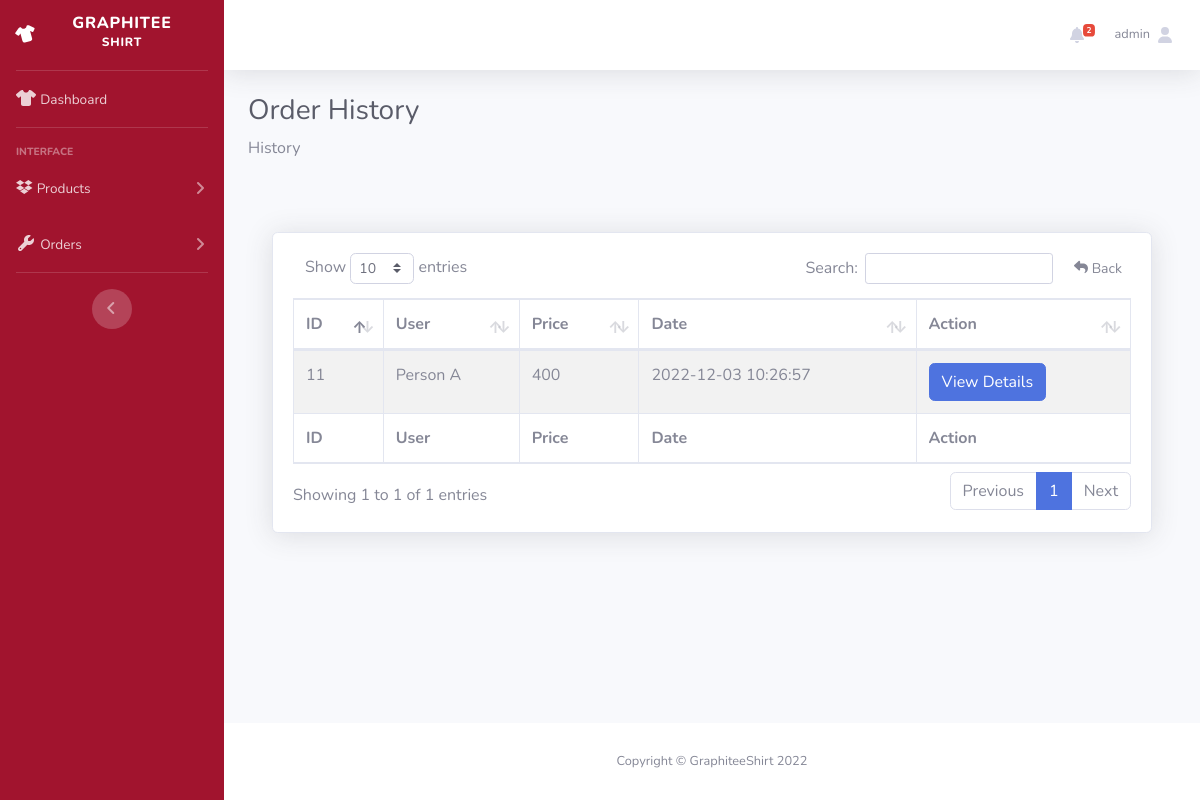
Before: /order-history.php (signed in) with the older database file.
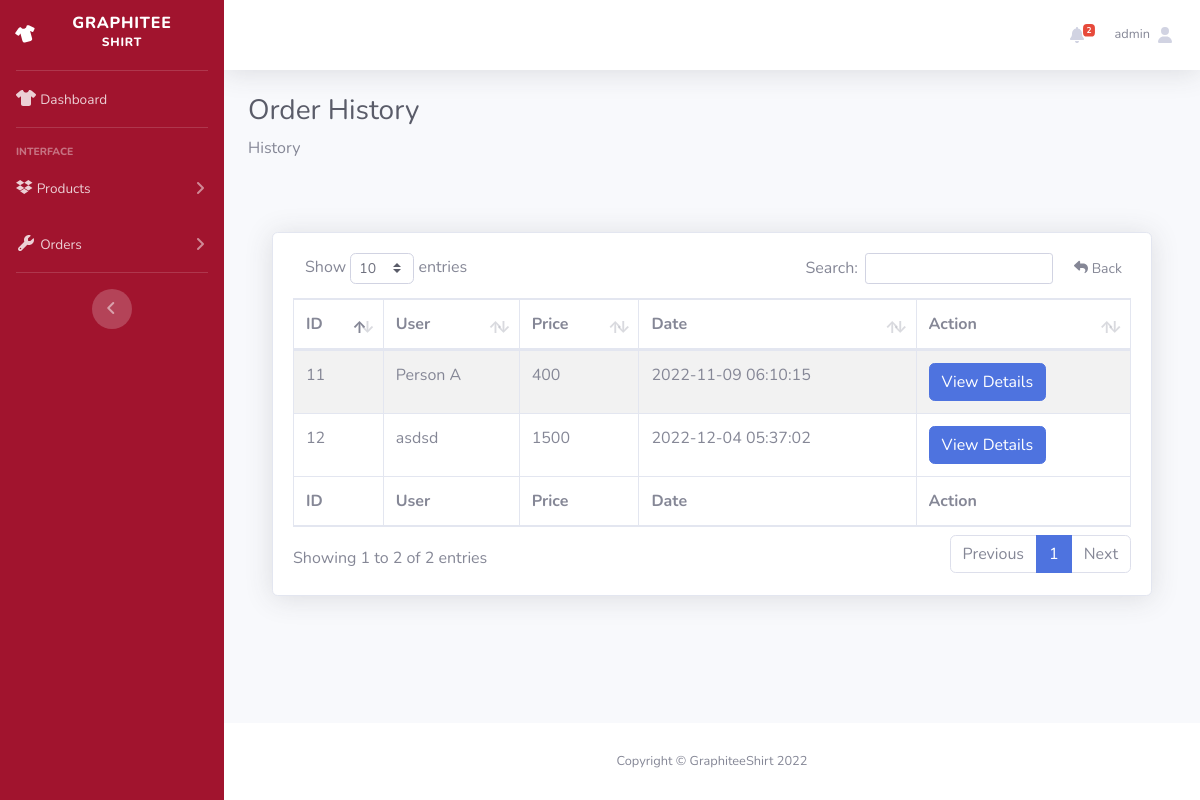
After: the same page with the newer database file.
### tables this page shows
CREATE TABLE `orders` (
  `id` int(11) NOT NULL,
  `tracking_id` varchar(255) NOT NULL,
  `user_id` int(255) NOT NULL,
  `name` varchar(255) NOT NULL,
  `email` varchar(255) NOT NULL,
  `phone` varchar(255) NOT NULL,
  `address` mediumtext NOT NULL,
  `pincode` int(255) NOT NULL,
  `total_price` int(255) NOT NULL,
  `payment_mode` varchar(255) NOT NULL,
  `payment_id` varchar(255) DEFAULT NULL,
  `status` tinyint(4) NOT NULL DEFAULT 0,
  `comments` varchar(255) DEFAULT NULL,
  `proof_of_payment` varchar(250) DEFAULT NULL,
  `created_at` timestamp NOT NULL DEFAULT current_timestamp()
);

### classes/connectiondb.php (called while the page is built, shortened)
<?php
class connection
{
    protected function connect()
    {
        try {
            $servername = "localhost";
            $username = "root";
            $password = "";
            $conn = new PDO("mysql:host=$servername;dbname=ooplogin", $username, $password);
            $conn->setAttribute(PDO::ATTR_ERRMODE, PDO::ERRMODE_EXCEPTION);
            return $conn;
        } catch (PDOException $e) {
            echo "Connection failed: " . $e->getMessage();
            die();
        }
    }
}

### classes/viewproductModel.php (called while the page is built, shortened)
<?php
class viewproducts extends connection
{
    function getAllOrderHistory()
    {
        $sql = "SELECT * FROM orders WHERE status !='0'";
        $stmt = $this->connect()->prepare($sql);
        $stmt->execute();
        return $stmt;
    }
}

### order-history.php (the view, shortened to what the changed rows need)
<?php
if (!isset($_SESSION["userid"])) {
    $style = "style='display:none;'";
    $toggle = "";
} else {
    include "classes/connectiondb.php";
    include "classes/viewproductModel.php";
}
?>
<!DOCTYPE html>
<html lang="en">
<head>
    <link href="vendors/fontawesome-free/css/all.min.css" rel="stylesheet" type="text/css">
    <link href="dashboard/css/sb-admin-2.min.css" rel="stylesheet">
    <link href="vendors/datatables/dataTables.bootstrap4.min.css" rel="stylesheet">
    <link rel="stylesheet" href="https://cdnjs.cloudflare.com/ajax/libs/font-awesome/6.1.2/css/all.min.css">
    <link rel="stylesheet" href="styles/viewProduct.css">
</head>
<body id="page-top">
    <div id="wrapper">
        <div id="content-wrapper" class="d-flex flex-column">
            <div id="content">
                <div class="container-fluid">
                    <h1 class="h3 mb-2 text-gray-800">Order History</h1>
                    <div class="py-5">
                        <div class="container">
                            <div class="card card-body shadow">
                                <div class="row">
                                    <div class="col-md-12">
                                        <table id="dataTable" class="table table-bordered table-striped">
                                            <a href="orders.php" class="btn btn-sm float-right"><i class="fa fa-reply"></i> Back</a>
                                            <thead>
                                                <tr>
                                                    <th>ID</th>
                                                    <th>User</th>
                                                    <th>Price</th>
                                                    <th>Date</th>
                                                    <th>Action</th>
                                                </tr>
                                            </thead>
                                            <tbody>
                                                <?php
                                                $order = new viewproducts();
                                                $orderData = $order->getAllOrderHistory();
                                                if ($orderData->rowCount() > 0) {
                                                    foreach ($orderData as $items) {
                                                ?>
                                                        <tr>
                                                            <td> <?= $items['id']; ?> </td>
                                                            <td> <?= $items['name']; ?> </td>
                                                            <td> <?= $items['total_price']; ?> </td>
                                                            <td> <?= $items['created_at']; ?> </td>
                                                            <td>
                                                                <a href="view-orderAdmin.php?t=<?= $items['tracking_id']; ?> " class="btn btn-primary "> View Details </a>
                                                            </td>
                                                        </tr>
                                                    <?php
                                                    }
                                                } else {
                                                    ?>
                                                <?php
                                                }
                                                ?>
                                            </tbody>
                                            <tfoot>
                                                <tr>
                                                    <th>ID</th>
                                                    <th>User</th>
                                                    <th>Price</th>
                                                    <th>Date</th>
                                                    <th>Action</th>
                                                </tr>
                                            </tfoot>
                                        </table>
                                    </div>
                                </div>
                            </div>
                        </div>
                    </div>
                </div>
            </div>
        </div>
    </div>
</body>
</html>

Changed rows visible on the page:
changed orders "Person A": created_at "2022-12-03 10:26:57" → "2022-11-09 06:10:15"
added orders: id "12", name "asdsd", total_price "1500", created_at "2022-12-04 05:37:02"
Other visible differences:
text written by a page script: "Show entries Search: Showing 1 to 1 of 1 entries Previous 1 Next" → "Show entries Search: Showing 1 to 2 of 2 entries Previous 1 Next"
